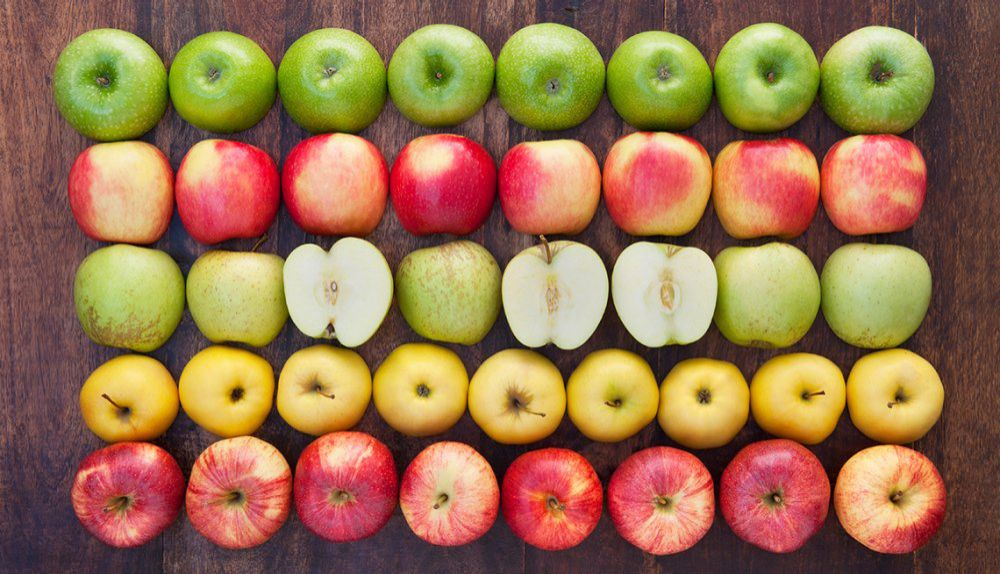
%> input picture manzanas.jpg, 1000 x 574 px
$ octave tp3.m   (GNU Octave 9; MATLAB toolbox functions it lacks are replaced by stand-ins)
%> lines starting %> are read from the running program, lines starting %| are printed output that depends on the picture
### funciones/hist_acumulativo.m
function hist_acumulativo(img)
    [cuentas, bins] = imhist(img);
    cuentas_acumuladas = cumsum(cuentas);
    plot(bins, cuentas_acumuladas);
end

### funciones/Cap6Uno.m
function y = Cap6Uno(x)
    y = ((x.^4).*sqrt(3.*x+5))./(x.^2+1);
end

### funciones/FaC.m
function C = FaC(F)
    C = 5*(F-32)/9;
end

### funciones/graficar_seno_coseno.m
function graficar_seno_coseno(x1,x2)
    x = linspace(x1, x2, 100);
    y1 = sin(x);
    y2 = cos(x);

    figure;
    subplot(2, 1, 1);
    plot(x, y1, 'r', 'LineWidth', 2);
    title('Función Seno');
    xlabel('x');
    ylabel('sin(x)');
    grid('on')
    xlim([x1 x2])

    subplot(2, 1, 2);
    plot(x, y2, 'b', 'LineWidth', 2);
    title('Función Coseno');
    xlabel('x');
    ylabel('cos(x)');
    grid('on')
    xlim([x1 x2])
end

### funciones/hist_normal.m
function hist_normal(img)
    imhist(img);
end

### tp3.m
clc
clear
addpath("funciones")

%{
EJERCICIO 1:
------------

a) Calcular y desplegar el Histograma normal de una imagen.
b) Usando los comandos subplot visualizar imagen original, imagen en escala
de gris y su respectivo Histograma normal.

%}

img1a = imread("manzanas.jpg");
%> img1a is the input picture: size 574x1000x3 uint8; mean R, G, B 153, 114.3, 77.8
figure(1)
subplot(2,2,1)
imshow(img1a)
title("Imagen original")

subplot(2,2,2)
img_gris = rgb2gray(img1a);
imshow(img_gris)
title("Imagen escala de grises")
subplot(2,2,3)
imhist(img1a)
title("Histograma original")
subplot(2,2,4)
imhist(img_gris)
title("Histograma escala de grises")
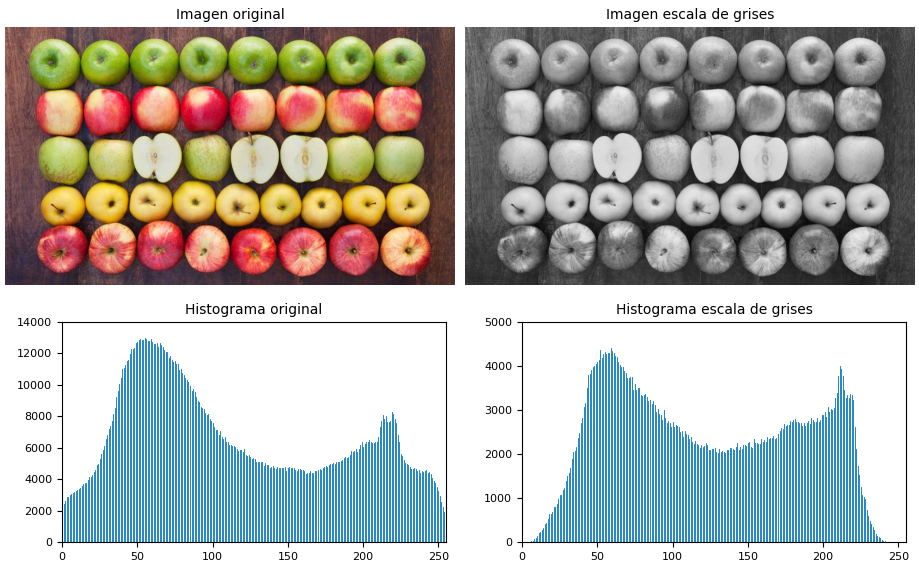
%> figure redrawn from the program's plot data, 4 panels

%{
EJERCICIO 2:
------------

a) Hacer el programa para visualizar el Histograma Acumulativo.
b) Usando los comandos subplot visualizar imagen original, imagen en escala
de gris y su respectivo Histograma normal y acumulativo

%}

img2 = imread("manzanas.jpg");
figure(2)
img2_gris = rgb2gray(img2);
[cuentas, bins] = imhist(img2_gris);
%> cuentas = 256 values, max 4409 at index 60, min 0 at index 1, mean 2242.2; bins = 256 values from 0 to 255
cuentas_acumuladas = cumsum(cuentas);
%> cuentas_acumuladas = 256 values from 0 to 574000

subplot(2,2,1); imshow(img2);title("Imagen original")
subplot(2,2,2); imshow(img2_gris);title("Escala de grises")
subplot(2,2,3); imhist(img2_gris);title("Histograma")
subplot(2,2,4); plot(bins, cuentas_acumuladas);title("Acumulativo")

%{
EJERCICIO 3:
------------

Usando subplot visualizar los campos R, G, B y sus respectivos Histogramas normal.

%}

img3 = imread("manzanas.jpg");
figure(3)
rojo=img3(:,:,1);
verde=img3(:,:,2);
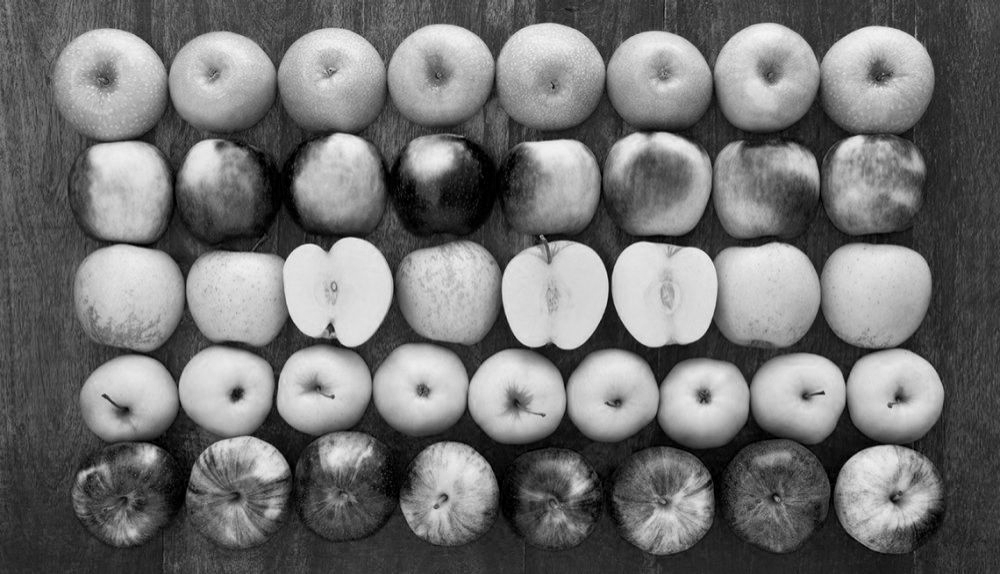
%> verde: size 574x1000 uint8; min 0, max 249, mean 114.3
azul=img3(:,:,3);
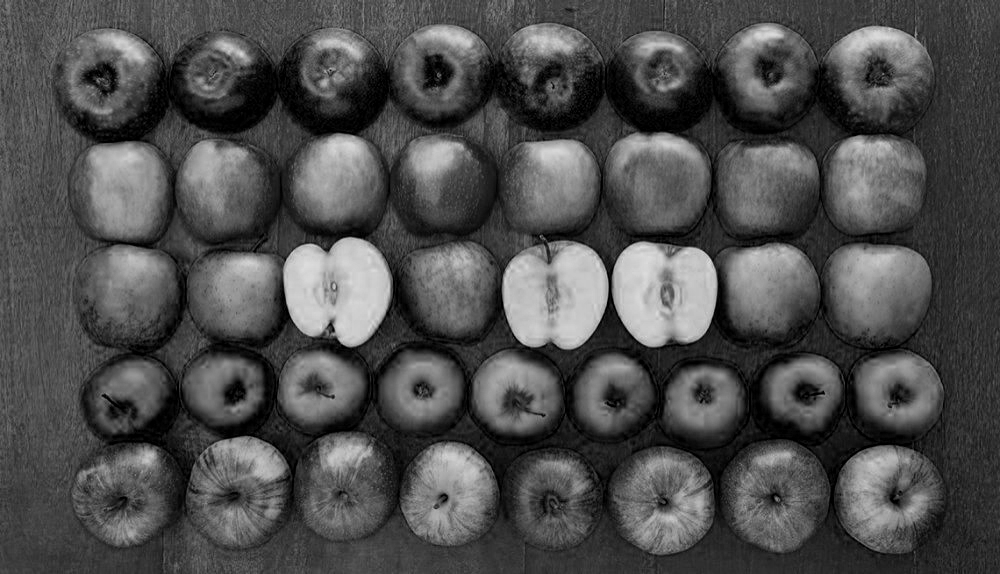
%> azul: size 574x1000 uint8; min 0, max 225, mean 77.8

subplot(2,3,1);imshow(rojo);title("Campo rojo")
subplot(2,3,2);imshow(verde);title("Campo verde")
subplot(2,3,3);imshow(azul);title("Campo azul")
subplot(2,3,4);imhist(rojo);title("Hisotgrama rojo")
subplot(2,3,5);imhist(verde);title("Hisotgrama verde")
subplot(2,3,6);imhist(azul);title("Hisotgrama azul")
%> after `title("Hisotgrama azul")`:
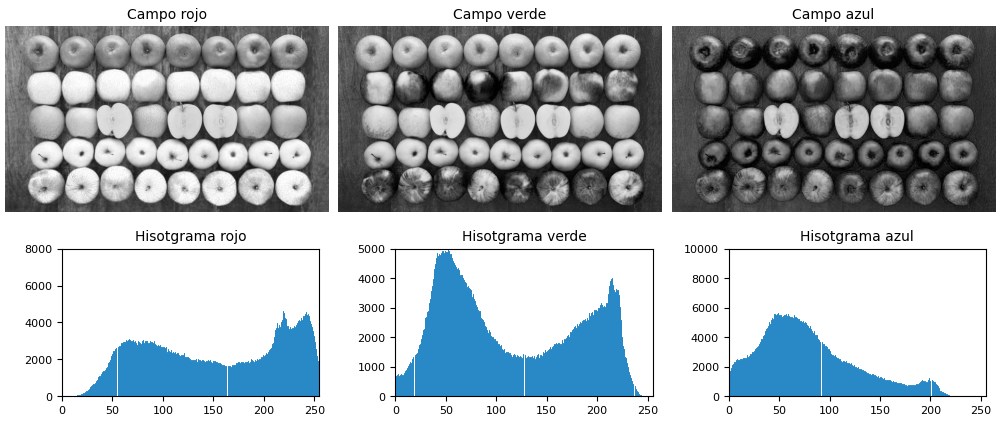
%> figure redrawn from the program's plot data, 6 panels

%{
EJERCICIO 4:
------------

Implementar las sentencias para visualizar imagen original, en escala de
intensidad y la transpuesta.

%}

img4 = imread("manzanas.jpg");
figure(4)
img4_gris = rgb2gray(img4);
gris_transpuesta=img4_gris';
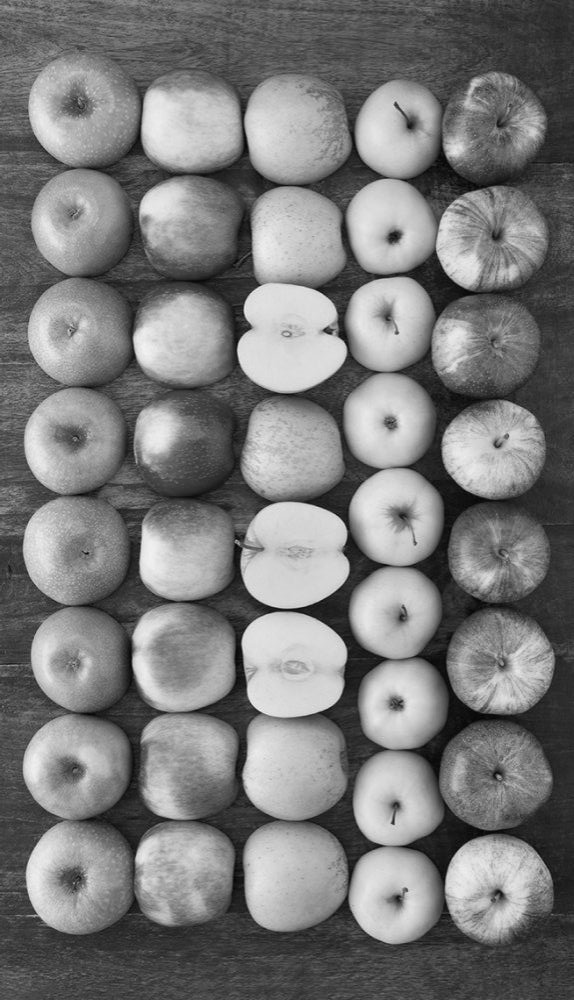
%> gris_transpuesta: size 1000x574 uint8; min 2, max 244, mean 121.7; mean of the top-left, top-right, bottom-left and bottom-right quarters 126.5, 119.2, 122.4, 118.7

subplot(1,3,1); imshow(img4);title("Imagen Original")
subplot(1,3,2); imshow(img4_gris);title("Imagen en escala de gris")
subplot(1,3,3); imshow(gris_transpuesta);title("Transpuesta")

%{
EJERCICIO 5:
------------

Implementar los bloques de simulink para ver la imagen de una cámara en
RGB, en escala de intensidad y su transpuesta . Si no dispone de cámara
usar una fotografía.

%}

%{
EJERCICIO 6:
------------

Usando los comando plot graficar en el intervalo [-5,5] las siguientes ecuaciones:

a) f1(x)= x^2
b) f2(x)= -( x + 2 )^2 + 2

%}

x = [-5:0.1:5];

f1 = x.^2;
f2 = -(x + 2).^2 + 2;

figure(6)
subplot(2,1,1)
plot(x, f1)
title('f1(x) = x^2')
xlabel('x')
ylabel('f1(x)')

subplot(2,1,2)
plot(x, f2)
title('f2(x) = -(x + 2)^2 + 2')
xlabel('x')
ylabel('f2(x)')
%> figure, not shown here; panel 1: curve peaks at x = -5, y = 25; panel 2: curve peaks at x = -2, y = 2

% [12 lines of commented-out code are left out]

x = 6;
fx_6 = Cap6Uno(x)

x = [1, 3, 5, 7, 9, 11];
fx = Cap6Uno(x)

%{
EJERCICIO 8:
------------

Escribir una función (llamada FaC) que convierta grados F a grados C . La fórmula para convertir es : C = 5(F-32)/9

%}

F = 53; % ejemplo, 53 grados Fahrenheit
C = FaC(F)

%{
EJERCICIO 9:
------------

Escribir una función que grafique la seno y coseno en el intervalo que se especifique como parametro al invocar la funcion. Usar el comando plot y subplot

%}

graficar_seno_coseno(0, 2*pi);
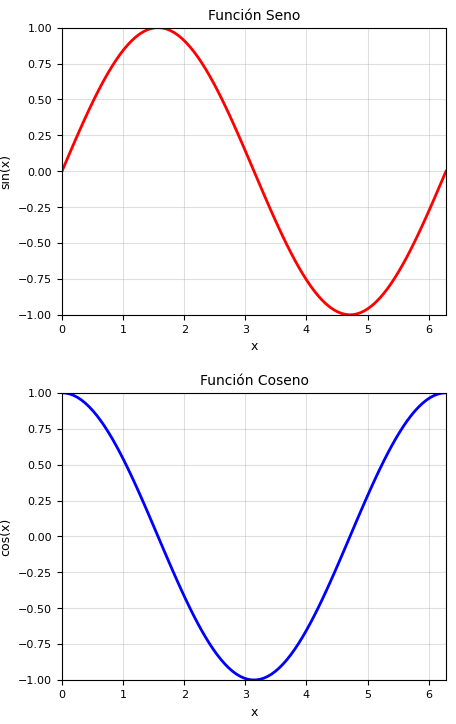
%> figure redrawn from the program's plot data, 2 panels; panel 1: curve peaks at x = 1.59, y = 1; panel 2: curve peaks at x = 0, y = 1

%{
EJERCICIO 10:
------------

Usar una imagen del alumno calcular y desplegar usando subplot:

a) Histograma normal
b) Histograma Acumulativo

%}

img9 = imread("manzanas.jpg");

figure(10)
subplot(1,2,1)
imhist(img9)
title("Histograma normal")

subplot(1,2,2)
[cuentas, bins] = imhist(img9);
%> cuentas = 256 values, max 12981 at index 56, min 1926 at index 255, mean 6726.6
cuentas_acumuladas = cumsum(cuentas);
%> cuentas_acumuladas = 256 values from 9501 to 1722000
plot(bins, cuentas_acumuladas)
title("Histograma acumulativo")
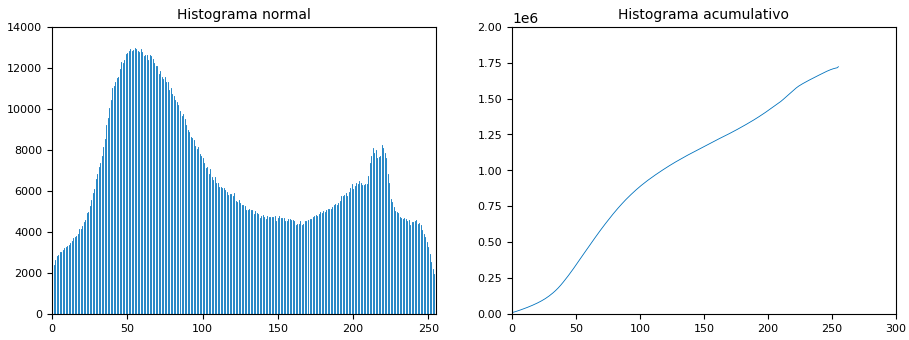
%> figure redrawn from the program's plot data, 2 panels; panel 1: highest point at x = 55, y = 12981; panel 2: curve peaks at x = 255, y = 1722000

%{
EJERCICIO 11:
------------

Repetir el problema 10 pero con funciones

%}

img11 = imread("manzanas.jpg");

figure(11)
subplot(1,2,1)
hist_normal(img11)
title("Histograma normal")

subplot(1,2,2)
hist_acumulativo(img11)
%> in hist_acumulativo, `[cuentas, bins] = imhist(img);`: bins = 256 values from 0 to 255
%> in hist_acumulativo, `cuentas_acumuladas = cumsum(cuentas);`: cuentas_acumuladas = 256 values from 9501 to 1722000
title("Histograma acumulativo")

%{
EJERCICIO 12:
------------

Implementar los bloques de simulink para:

a) Visualizar la imagen en escala de gris.
b) Visualizar una imagen binaria.
c) Visualizar la transpuesta (transpose).
d) Visualizar la transpuesta usando el Bloque de funciones.

%}

$ run again, with marte.jpg copied over manzanas.jpg
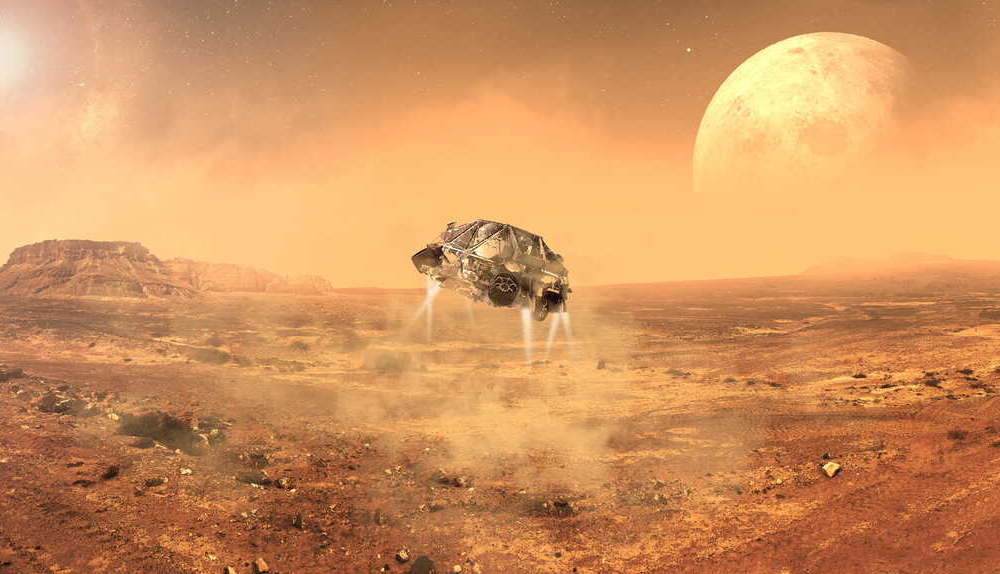
%> input picture marte.jpg, 1000 x 574 px
%> img1a is the input picture: size 574x1000x3 uint8; mean R, G, B 208.7, 147.5, 94.8
%> `[cuentas, bins] = imhist(img2_gris);`: cuentas = 256 values, max 36975 at index 207, min 0 at index 1, mean 2242.2; bins = 256 values from 0 to 255
%> `cuentas_acumuladas = cumsum(cuentas);`: cuentas_acumuladas = 256 values from 0 to 574000
%> `gris_transpuesta=img4_gris';`:
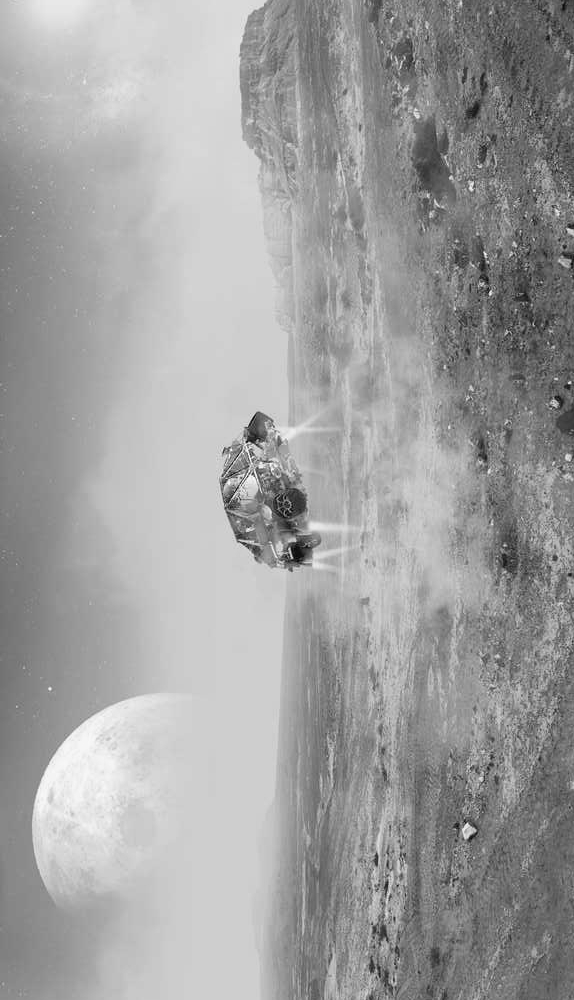
%> gris_transpuesta: size 1000x574 uint8; min 3, max 252, mean 159.8; mean of the top-left, top-right, bottom-left and bottom-right quarters 183.4, 133.5, 183.6, 138.7
%> `[cuentas, bins] = imhist(img9);`: cuentas = 256 values, max 73852 at index 255, min 66 at index 4, mean 6726.6
%> `cuentas_acumuladas = cumsum(cuentas);`: cuentas_acumuladas = 256 values from 313 to 1722000
%> `title("Histograma acumulativo")`:
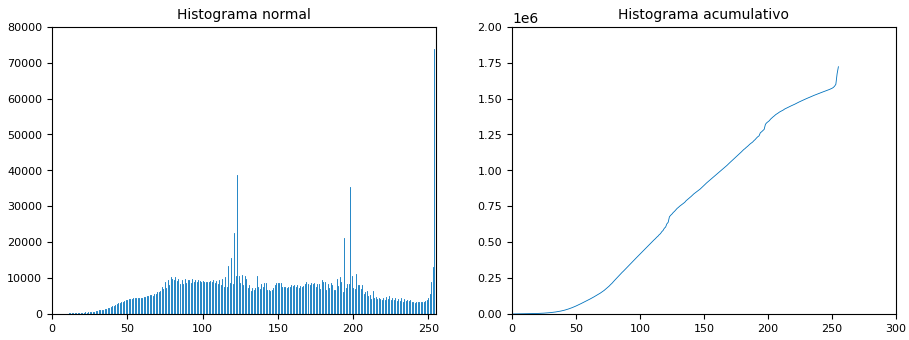
%> figure redrawn from the program's plot data, 2 panels; panel 1: highest point at x = 254, y = 73852; panel 2: curve peaks at x = 255, y = 1722000
%> in hist_acumulativo, `[cuentas, bins] = imhist(img);`: bins = 256 values from 0 to 255
%> in hist_acumulativo, `cuentas_acumuladas = cumsum(cuentas);`: cuentas_acumuladas = 256 values from 313 to 1722000
